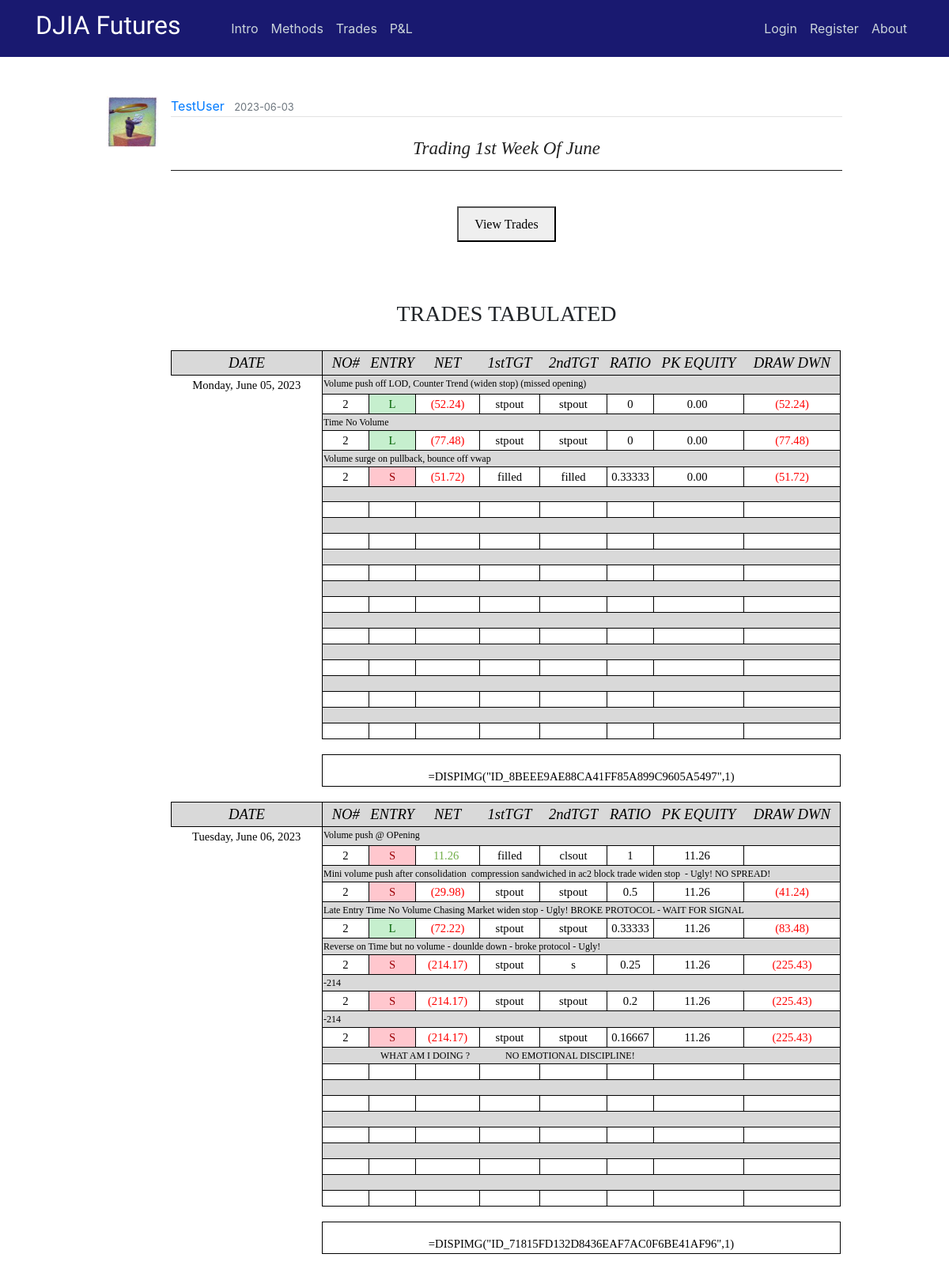
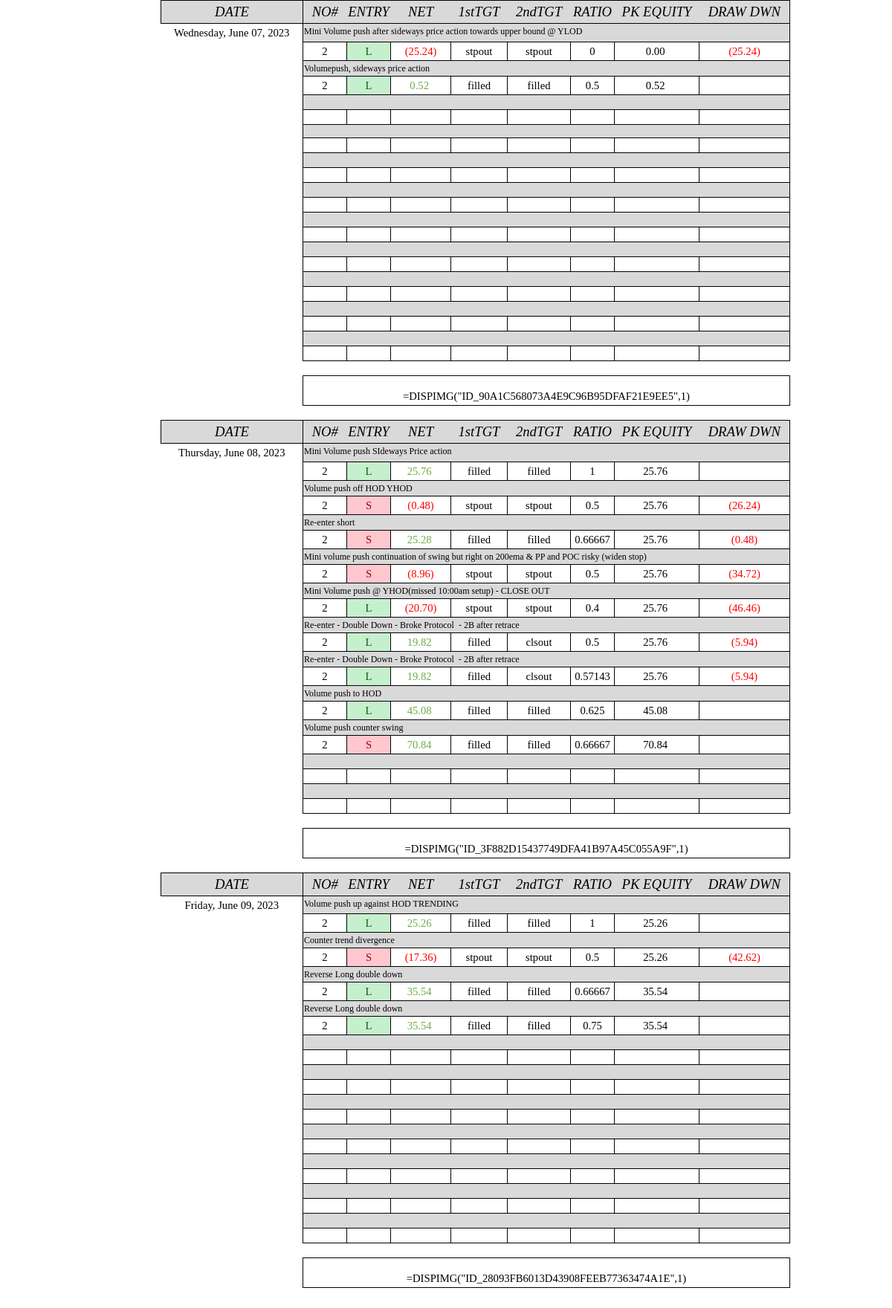
/post/213, run on the app's committed database (2 pictures, top to bottom).
### flaskblog/models.py (models this page shows, shortened)
class User(db.Model, UserMixin):
    id = db.Column(db.Integer, primary_key=True)
    username = db.Column(db.String(20), unique=True, nullable=False)
    email = db.Column(db.String(120), unique=True, nullable=False)
    image_file = db.Column(db.String(20), nullable=False, default='default.jpg')
    password = db.Column(db.String(60), nullable=False)
    posts = db.relationship('Post', backref='author', lazy=True)

class Post(db.Model):
    id = db.Column(db.Integer, primary_key=True)
    title = db.Column(db.String(100), nullable=False)
    date_posted = db.Column(db.DateTime, nullable=False, default=datetime.utcnow)
    content = db.Column(db.Text, nullable=False)
    user_id = db.Column(db.Integer, db.ForeignKey('user.id'), nullable=False)
    teaser_title = db.Column(db.Text, nullable=True)
    teaser_details = db.Column(db.Text, nullable=True)
    teaser_caption = db.Column(db.Text, nullable=True)
    teaser_img = db.Column(db.Text, nullable=True)
    teaser_content = db.Column(db.Text, nullable=True)
    teaser_wkid = db.Column(db.Text, nullable=True)

### flaskblog/posts/routes.py (the view)
@posts.route("/post/<int:post_id>")
def post(post_id):
    post = Post.query.get_or_404(post_id)
    if len(post.teaser_wkid) != 0:
        weekly = post.teaser_wkid
    else:
        weekly = ""
    return render_template('post.html', weekly=weekly, title=post.title, post=post)

### flaskblog/templates/post.html (shortened to what this page needs)
{% extends "layout.html" %}
{% block content %}
  <article class="media content-section" style="border:none;">
    <img class="article-img" src="{{ url_for('static', filename='profile_pics/' + post.author.image_file) }}">
    <div class="media-body">
      <div class="article-metadata">
        <a class="mr-2" href="{{ url_for('users.user_posts', username=post.author.username) }}">{{ post.author.username }}</a>
        <small class="text-muted">{{ post.date_posted.strftime('%Y-%m-%d') }}</small>
      </div>
      <center><br><h3 class="hero-header">{{ post.title }}</h3><hr><br></center>
      {% if weekly |length %}
      <center><button onclick="myDetach()">View Trades</button></center>
      <br>
      <br>
      {% endif %}
      <br><H6>TRADES TABULATED</H6><br>
      {{ post.content|safe }}
  </article>
{% endblock content %}

### flaskblog/static/main.css (style rules this page uses)
body { margin-top: 5rem; }
hr { margin-top: 1rem; margin-bottom: 1rem; border: 0; border-top: 1px solid rgba(0, 0, 0, 0.89); }
.content-section { background: #ffffff; padding: 10px 20px; border: 1px solid #000000; border-radius: 9px; margin-bottom: 20px; }
.article-img { height: 65px; width: 65px; margin-right: 16px; }
.article-metadata { padding-bottom: 1px; margin-bottom: 4px; border-bottom: 1px solid #e3e3e3 }

### flaskblog/static/study.css (style rules this page uses)
h3.hero-header { color: #222; text-transform: capitalize; font-weight: 400; font-style: italic; font-size: 28px; font-family: Baskerville, 'Baskerville Old Face', 'Hoefler Text', Garamond, 'Times New Roman', serif; }
h3 { font-weight: 700; line-height: 1; }
h6 { text-align: center; font-weight: 400; font-size: 24px; font-family: Baskerville, 'Baskerville Old Face', 'Hoefler Text', Garamond, 'Times New Roman', serif; line-height: 1; }
button { margin-top: 5px; margin-bottom: 5px; padding: 8px 20px 7px; font-family: Cambria, Georgia, serif; line-height: 1.6; }
@media screen and (min-width: 25rem) { h3.hero-header { font-size: 23px; } }
@media screen and (min-width: 36rem) { h6 { font-size: 26px; } }
@media screen and (min-width: 48rem) { h6 { font-size: 28px; } }

### flaskblog/static/modal.css (style rules this page uses)
img { margin-bottom: -4px; }

### data on the page
User: image_file (picture), author.username "TestUser"
Post: date_posted "2023-06-03", title "Trading 1st Week Of June", content "DATE NO# ENTRY NET 1stTGT 2ndTGT RATIO PK EQUITY DRAW DWN Monday, June 05, 2023 Volume push off LOD, Counter Trend (widen stop) (missed opening) 2 L (52.24) stpout stpout 0 0.00 (52.24) Time No Volume 2 L (77.48) stpout stpout 0 0.00 (77.48) Volume surge on pullback, bounce off vwap 2 S (51.72) filled filled 0.33333 0.00 (51.72) =DISPIMG(\"ID_8BEEE9AE88CA41FF85A899C9605A5497\",1) DATE NO# ENTRY NET 1stTGT 2ndTGT RATIO PK EQUITY DRAW DWN Tuesday, June 06, 2023 Volume push @ OPening 2 S 11.26 filled clsout 1 11.26 Mini volume push after consolidation compression sandwiched in ac2 block trade widen stop - Ugly! NO SPREAD! 2 S (29.98) stpout stpout 0.5 11.26 (41.24) Late Entry Time No Volume…"
